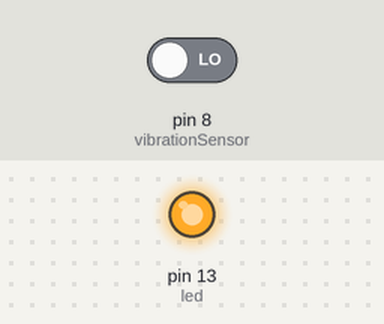
The sketch below on a simulated Arduino Uno, built with avr-gcc and run on an emulated ATmega328P. Shown: output pins drawn as LEDs (lit = HIGH). The test bench sets the inputs (shaded band); at power-on: pin 8 (vibrationSensor) LOW.

Above: at 1.2 s.
1.3 s: pin 8 (vibrationSensor) driven HIGH
At 1.9 s:
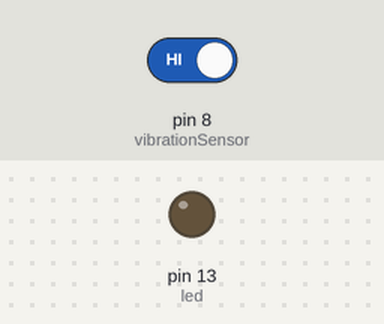
2.8 s: pin 8 (vibrationSensor) driven LOW
At 4.2 s:
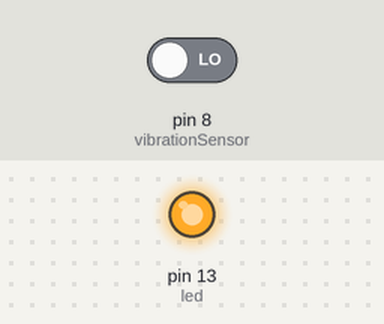
Timing chart, 0 to 5.8 s (numbered marks = the images above; inputs shaded):
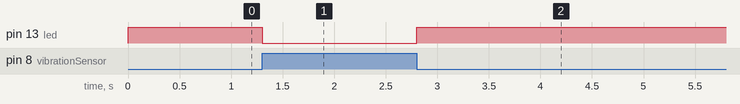

The sketch:

VibSens1.ino
```cpp
int led = 13 ;// встроенный в адуино светодиод
int vibrationSensor = 8; // пин для подлкючения вибродатчика
int value; // переменная состояния датчика
void setup ()
{
  pinMode (led, OUTPUT) ;
  pinMode (vibrationSensor, INPUT) ; // назначение входа для датчика
}
void loop ()
{
  value = digitalRead (vibrationSensor) ; // чтение состояния датчика
  if (value == HIGH) // когда сенсор определяет вибрацию, светодиод загорается
  {
    digitalWrite (led, LOW);
  }
  else
  {
    digitalWrite (led, HIGH);
  }
}
```

Measured:
- after the input at 1.3 s, pin 13 (led): HIGH → LOW at once
- after the input at 2.8 s, pin 13 (led): LOW → HIGH at once
